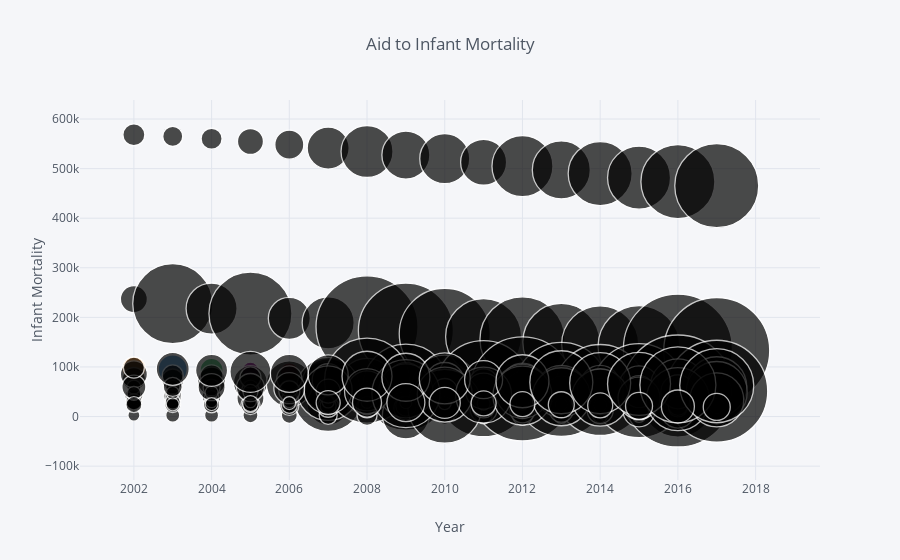

Notebook code for this chart:
### Code cell
CombinedAid_InfantMortality.iplot(kind='bubble', x='Year', y='Infant Mortality', size='Total Aid', text='Country',
                           title='Aid to Infant Mortality', xTitle='Year', yTitle='Infant Mortality',
                           mode='markers', filename='Aid_vs_InfantMortality_bubbleplot')

### Figure 1 — Plotly figure (JSON) as saved in the notebook; plotly's stock layout.template omitted (floating-point values rounded to 4 significant figures; data arrays with more than 128 entries replaced by an {"elided": "..."} marker saying what was removed)
{"data": [{"marker": {"color": ["rgb(255, 153, 51)", "rgb(55, 128, 191)", "rgb(50, 171, 96)", "rgb(128, 0, 128)", "rgb(219, 64, 82)", "rgb(0, 128, 128)", "rgb(255, 255, 51)", "rgb(128, 128, 0)", "rgb(251, 128, 114)", "rgb(128, 177, 211)"], "line": {"width": 1.3}, "size": {"elided": "288 int values"}, "symbol": "circle"}, "mode": "markers", "text": {"elided": "288 str values"}, "type": "scatter", "uid": "19999e52-3cbf-4f4f-8352-b8b764319a04", "x": {"elided": "288 int values"}, "y": {"elided": "288 int values"}}], "layout": {"legend": {"bgcolor": "#F5F6F9", "font": {"color": "#4D5663"}}, "paper_bgcolor": "#F5F6F9", "plot_bgcolor": "#F5F6F9", "title": {"font": {"color": "#4D5663"}, "text": "Aid to Infant Mortality"}, "xaxis": {"gridcolor": "#E1E5ED", "showgrid": true, "tickfont": {"color": "#4D5663"}, "title": {"font": {"color": "#4D5663"}, "text": "Year"}, "zerolinecolor": "#E1E5ED"}, "yaxis": {"gridcolor": "#E1E5ED", "showgrid": true, "tickfont": {"color": "#4D5663"}, "title": {"font": {"color": "#4D5663"}, "text": "Infant Mortality"}, "zerolinecolor": "#E1E5ED"}}}
